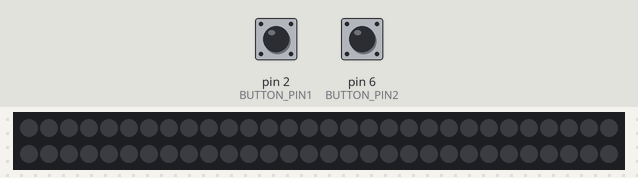
A sketch run on a simulated Arduino Uno, built with avr-gcc and run on an emulated ATmega328P. On the bench: 60 RGB LEDs in strip order, left to right, continuing on the next row. The inputs (shaded band) are chosen by the test bench; at power-on: pin 2 (BUTTON_PIN1) LOW, pin 6 (BUTTON_PIN2) LOW. Dim RGB values are drawn brighter than linear.

Above: at 1.2 s.
1.3 s: pin 2 (BUTTON_PIN1) pulled HIGH for 0.15 s
At 1.92 s:
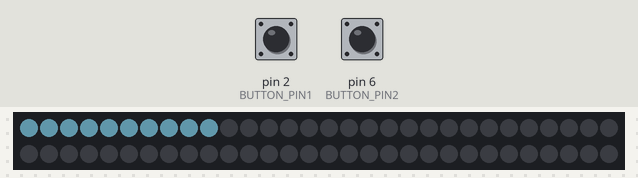
At 6.2 s:
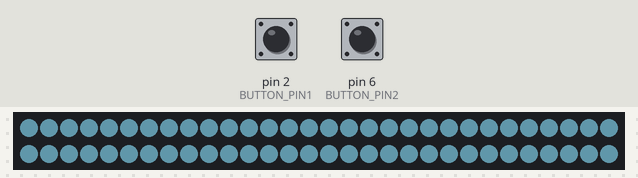
Timing chart, 0 to 7.7 s (numbered marks = the images above; inputs shaded):
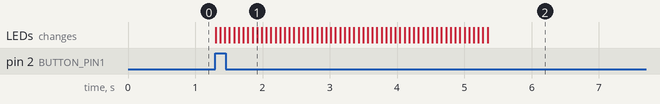

The sketch:

Stairs.ino
```cpp
#include <FastLED.h>

#define COLOUR        SkyBlue
#define BUTTON_PIN1    2
#define BUTTON_PIN2    6
#define LED_PIN       7
#define NUM_LEDS      60
#define BRIGHTNESS    50
#define LED_TYPE      WS2812B
#define COLOR_ORDER   GRB
CRGB leds[NUM_LEDS];

// how fast the motion should be
#define UPDATES_PER_SECOND 15

// variable for reading the pushbutton status
int buttonState1 = 0;
int buttonState2 = 0;

void setup() {

  FastLED.addLeds<LED_TYPE, LED_PIN, COLOR_ORDER>(leds, NUM_LEDS).setCorrection( TypicalLEDStrip );
  FastLED.setBrightness(  BRIGHTNESS );

  // initialize the pushbutton pin as an input:
  pinMode(BUTTON_PIN1, INPUT);
  pinMode(BUTTON_PIN2, INPUT);

}

void loop() {

  // read the state of the pushbutton value:
  buttonState1 = digitalRead(BUTTON_PIN1);
  buttonState2 = digitalRead(BUTTON_PIN2);

  // if the button 1 is pressed
  if (buttonState1 == HIGH) {

    for(int i = 0; i < NUM_LEDS; i++){

      // displays the color you've selected in the start of the code
      leds[i] = CRGB::COLOUR;

      FastLED.show();
      FastLED.delay(1000 / UPDATES_PER_SECOND);

    }

    // delay for the leds to stay lit (depending on your speed going up the stairs :P )
    delay(9000);

  }

  // if the button 2 is pressed
  else if (buttonState2 == HIGH) {

    for(int j = 1; j < NUM_LEDS; j++){

      // displays the color you've selected in the start of the code
      leds[NUM_LEDS - j] = CRGB::COLOUR;

      FastLED.show();
      FastLED.delay(1000 / UPDATES_PER_SECOND);

    }

    // delay for the leds to stay lit (depending on your speed going down the stairs :P )
    delay(9000);

  }


  else {

    // turn off the led strip
    fill_solid(leds, NUM_LEDS, CRGB::Black);
    FastLED.show();

    }


}
```

Measured:
- after the input at 1.3 s, the LEDs: first change at once (image 1 shows a later state)
